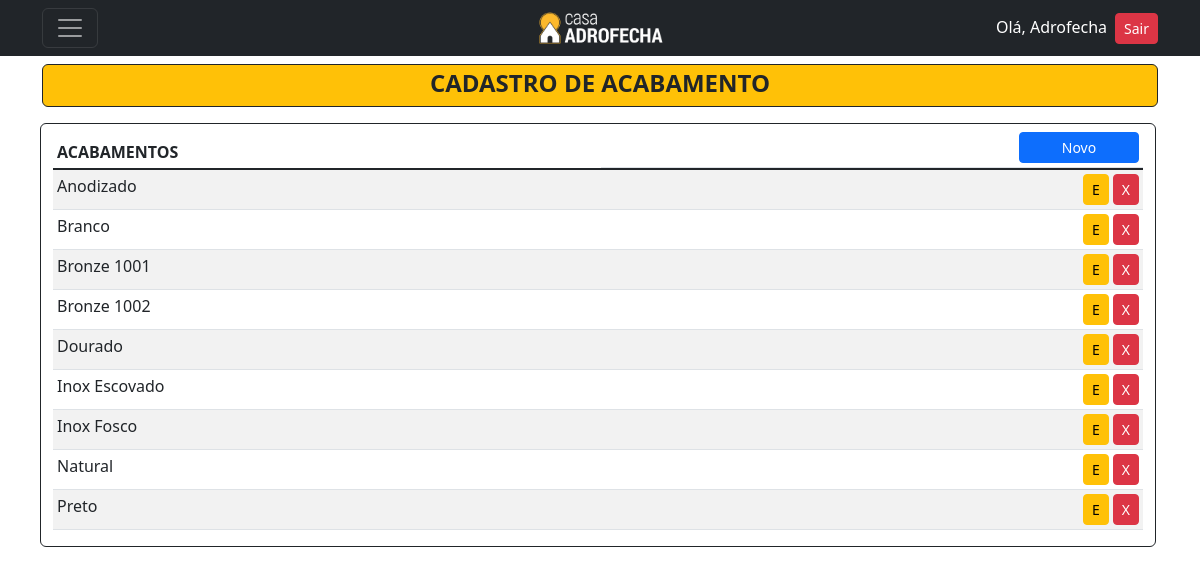
Page /listar/acabamento/ (signed in) on the committed database.
### cadastros/models.py (models this page shows)
class Acabamento(models.Model):
    acabamento = models.CharField(max_length=50, unique=True)
    codigo_rgb = models.CharField(max_length=15, verbose_name="Código RGB",)
    class Meta:
        verbose_name = 'Acabamento'
        verbose_name_plural = 'Acabamentos'
        ordering = ["acabamento"]
    def __str__(self):
        return self.acabamento

### cadastros/views.py (the view)
# urls.py: path('listar/acabamento/', AcabamentoList.as_view(), name='listar-acabamento'),
class AcabamentoList(LoginRequiredMixin,PermissionRequiredMixin, ListView):
    model = Acabamento
    template_name = 'cadastros/listas/acabamento.html'
    permission_required = 'cadastros.view_acabamento'

### cadastros/templates/cadastros/listas/acabamento.html (shortened to what this page needs)
{% extends 'base.html' %}
{% block content %}
<header class="mt-5">
  <div>
      <div class="bg-warning rounded text-dark border border-dark pt-1 d-flex align-items-center justify-content-center">
        <h4><strong>CADASTRO DE ACABAMENTO</strong></h4>
      </div>
  </div>
</header>
<div class="container mt-3">
  <div class="d-flex justify-content-center row">
      <div class="border border-dark rounded mb-3 me-1">
          <table class="mt-1 table table-sm table-striped">
            <thead>
              <tr>
                <th>ACABAMENTOS</th>
                <th class="d-flex justify-content-end"><a href="{% url 'cadastrar-acabamento' %}" style="width: 120px;" class="btn btn-primary bg-primary btn-sm">Novo</a></th>
              </tr>
            </thead>
            <tbody class="table-group-divider">
                {% for item in object_list|dictsort:"acabamento" %}
                <tr>
                    <td>{{ item }}</td>
                    <td class="d-flex justify-content-end">
                        <a href="{% url 'editar-acabamento' item.pk %}" class="me-1 btn btn-warning btn-sm" title="Editar">E</a>
                        <a href="{% url 'excluir-acabamento' item.pk %}" class="btn btn-danger btn-sm" title="Excluir">X</a>
                    </td>
                </tr>
                {% empty %}
                <tr>
                    <td colspan="3">Nenhum acabamento cadastrado</td>
                </tr>
                {% endfor %}
            </tbody>
          </table>
      </div>
  </div>
</div>
{% endblock %}

### paginas/templates/navbar.html (shortened to what this page needs)
{% load static %}
<nav class="navbar navbar-dark bg-dark fixed-top">
  <div class="container d-flex justify-content-between align-items-center">
      <div class="col-4">
        <button class="navbar-toggler" type="button" data-bs-toggle="offcanvas" data-bs-target="#offcanvasDarkNavbar" aria-controls="offcanvasDarkNavbar">
        <span class="navbar-toggler-icon"></span>
        </button>
      </div>
      <div class="col-4 d-flex justify-content-center">
          <a href="{% url 'inicio' %}"><img src="{% static 'paginas/images/LogoPreto2.png' %}" alt="Logo" width="130" height="40"</img></a>
      </div>
      <div class="col-4 d-flex justify-content-end">
              <ul class="list-unstyled mb-0">
                  {% if request.user.is_authenticated %}
                  <li><a style="color:white" ;>Olá, {{ user.username }}</a><a class="ms-2 btn btn-danger btn-sm" href="{% url 'logout' %}">Sair</a></li>
                  {% else %}
                  <li><a class="btn btn-primary" href="{% url 'login' %}">Entrar</a></li>
                  {% endif %}
              </ul>
      </div>
  </div>
</nav>

### rows in the picture
Acabamento: acabamento "Anodizado"
Acabamento: acabamento "Branco"
Acabamento: acabamento "Bronze 1001"
Acabamento: acabamento "Bronze 1002"
Acabamento: acabamento "Dourado"
Acabamento: acabamento "Inox Escovado"
Acabamento: acabamento "Inox Fosco"
Acabamento: acabamento "Natural"
Acabamento: acabamento "Preto"

### other values in the picture
{{ user.username }} "Adrofecha"
